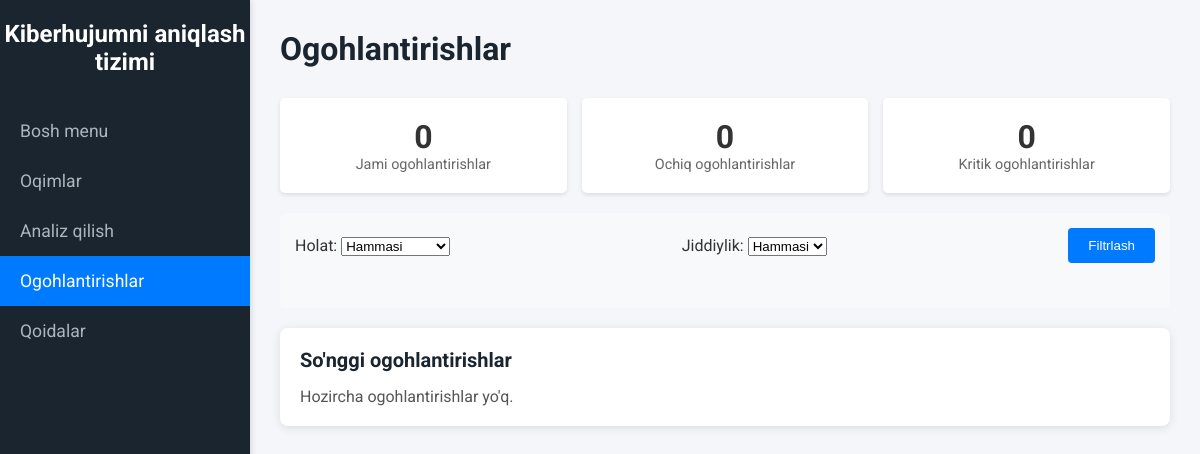
The app's page /alerts/, older data.
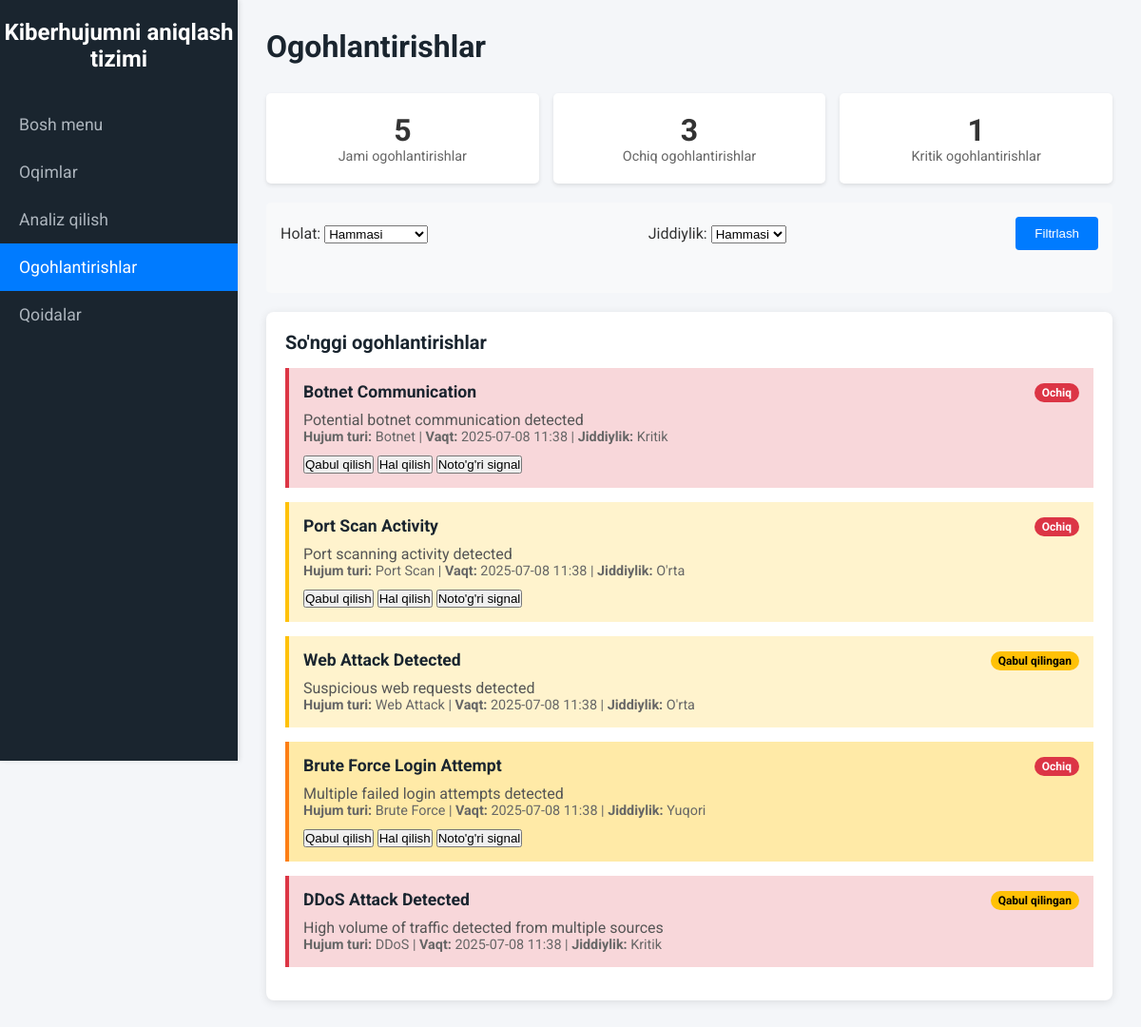
The same page, newer data.
### ids/models.py (models this page shows, shortened)
class Alert(models.Model):
    SEVERITY_CHOICES = [
        ('low', 'Kam'),
        ('medium', 'O\'rta'),
        ('high', 'Yuqori'),
        ('critical', 'Kritik'),
    ]
    STATUS_CHOICES = [
        ('open', 'Ochiq'),
        ('acknowledged', 'Qabul qilingan'),
        ('resolved', 'Hal qilingan'),
        ('false_positive', 'Noto\'g\'ri signal'),
    ]
    title = models.CharField(max_length=200, verbose_name="Sarlavha")
    description = models.TextField(verbose_name="Tavsif")
    severity = models.CharField(max_length=20, choices=SEVERITY_CHOICES, default='medium', verbose_name="Jiddiylik darajasi")
    status = models.CharField(max_length=20, choices=STATUS_CHOICES, default='open', verbose_name="Holat")
    network_flow = models.ForeignKey(NetworkFlow, on_delete=models.CASCADE, null=True, blank=True, verbose_name="Tarmoq oqimi")
    source_ip = models.GenericIPAddressField(null=True, blank=True, verbose_name="Manba IP")
    destination_ip = models.GenericIPAddressField(null=True, blank=True, verbose_name="Maqsad IP")
    attack_type = models.CharField(max_length=100, null=True, blank=True, verbose_name="Hujum turi")
    created_at = models.DateTimeField(auto_now_add=True, verbose_name="Yaratilgan vaqt")
    updated_at = models.DateTimeField(auto_now=True, verbose_name="Yangilangan vaqt")
    acknowledged_at = models.DateTimeField(null=True, blank=True, verbose_name="Qabul qilingan vaqt")
    resolved_at = models.DateTimeField(null=True, blank=True, verbose_name="Hal qilingan vaqt")
    class Meta:
        ordering = ['-created_at']
        verbose_name = "Ogohlantirish"
        verbose_name_plural = "Ogohlantirishlar"

### ids/views.py (the view)
# urls.py: path('alerts/', views.alerts, name='alerts'),
def alerts(request):
    status_filter = request.GET.get('status', '')
    severity_filter = request.GET.get('severity', '')
    alerts_qs = Alert.objects.all()
    if status_filter:
        alerts_qs = alerts_qs.filter(status=status_filter)
    if severity_filter:
        alerts_qs = alerts_qs.filter(severity=severity_filter)
    recent_alerts = alerts_qs.order_by('-created_at')[:50]
    total_alerts = alerts_qs.count()
    open_alerts = alerts_qs.filter(status='open').count()
    critical_alerts = alerts_qs.filter(severity='critical', status='open').count()
    severity_stats = alerts_qs.values('severity').annotate(count=Count('id'))
    context = {
        'alerts': recent_alerts,
        'total_alerts': total_alerts,
        'open_alerts': open_alerts,
        'critical_alerts': critical_alerts,
        'severity_stats': severity_stats,
        'status_filter': status_filter,
        'severity_filter': severity_filter,
    }
    return render(request, 'ids/alerts.html', context)

### ids/templates/ids/alerts.html (shortened to what this page needs)
<!DOCTYPE html>
<html lang="en">
<head>
    {% load static %}
    <link rel="stylesheet" href="{% static 'ids/css/styles.css' %}">
</head>
<body>
    <div class="sidebar">
        <h2>Kiberhujumni aniqlash tizimi</h2>
        <a href="{% url 'dashboard' %}">Bosh menu</a>
        <a href="{% url 'flows' %}">Oqimlar</a>
        <a href="{% url 'analysis' %}">Analiz qilish</a>
        <a href="{% url 'alerts' %}" class="active">Ogohlantirishlar</a>
        <a href="{% url 'rules' %}">Qoidalar</a>
    </div>
    <div class="main-content">
        <header>
            <h1>Ogohlantirishlar</h1>
        </header>
        <div class="stats-grid">
            <div class="stat-card">
                <div class="stat-number">{{ total_alerts }}</div>
                <div class="stat-label">Jami ogohlantirishlar</div>
            </div>
            <div class="stat-card">
                <div class="stat-number">{{ open_alerts }}</div>
                <div class="stat-label">Ochiq ogohlantirishlar</div>
            </div>
            <div class="stat-card">
                <div class="stat-number">{{ critical_alerts }}</div>
                <div class="stat-label">Kritik ogohlantirishlar</div>
            </div>
        </div>
        <div class="filters">
            <form method="get">
                <div style="display: grid; grid-template-columns: 1fr 1fr auto; gap: 15px; align-items: center;">
                    <div>
                        <label for="status">Holat:</label>
                        <select name="status" id="status">
                            <option value="">Hammasi</option>
                        </select>
                    </div>
                    <div>
                        <label for="severity">Jiddiylik:</label>
                        <select name="severity" id="severity">
                            <option value="">Hammasi</option>
                        </select>
                    </div>
                    <button type="submit">Filtrlash</button>
                </div>
            </form>
        </div>
        <div class="card">
            <h3>So'nggi ogohlantirishlar</h3>
            {% if alerts %}
                {% for alert in alerts %}
                    <div class="alert-card alert-{{ alert.severity }}">
                        <div style="display: flex; justify-content: between; align-items: start;">
                            <div style="flex: 1;">
                                <h4>{{ alert.title }}</h4>
                                <p>{{ alert.description }}</p>
                                <div style="font-size: 0.9em; color: #666;">
                                    <strong>Hujum turi:</strong> {{ alert.attack_type|default:"Noma'lum" }} |
                                    <strong>Vaqt:</strong> {{ alert.created_at|date:"Y-m-d H:i" }} |
                                    <strong>Jiddiylik:</strong> {{ alert.get_severity_display }}
                                </div>
                            </div>
                            <div style="margin-left: 15px;">
                                <span class="alert-status status-{{ alert.status }}">
                                    {{ alert.get_status_display }}
                                </span>
                            </div>
                        </div>
                        {% if alert.status == 'open' %}
                            <div style="margin-top: 10px;">
                                <button onclick="updateAlertStatus({{ alert.id }}, 'acknowledge')" class="btn btn-warning">
                                    Qabul qilish
                                </button>
                                <button onclick="updateAlertStatus({{ alert.id }}, 'resolve')" class="btn btn-success">
                                    Hal qilish
                                </button>
                                <button onclick="updateAlertStatus({{ alert.id }}, 'false_positive')" class="btn btn-secondary">
                                    Noto'g'ri signal
                                </button>
                            </div>
                        {% endif %}
                    </div>
                {% endfor %}
            {% else %}
                <p>Hozircha ogohlantirishlar yo'q.</p>
            {% endif %}
        </div>
    </div>
</body>
</html>

### ids/static/ids/css/styles.css (style rules this page uses)
* { margin: 0; padding: 0; box-sizing: border-box; }
body { font-family: 'Roboto', sans-serif; background-color: #f4f6f9; color: #333; }
.sidebar { position: fixed; top: 0; left: 0; width: 250px; height: 100vh; background-color: #1a252f; padding-top: 20px; box-shadow: 2px 0 5px rgba(0, 0, 0, 0.1); }
.sidebar h2 { color: #fff; text-align: center; font-size: 1.5rem; margin-bottom: 30px; }
.sidebar a { display: block; padding: 15px 20px; color: #adb5bd; text-decoration: none; font-size: 1.1rem; transition: background-color 0.3s, color 0.3s; }
.sidebar a:hover, .sidebar a.active { background-color: #007bff; color: #fff; }
.main-content { margin-left: 250px; padding: 30px; min-height: 100vh; }
header { margin-bottom: 30px; }
header h1 { font-size: 2rem; color: #1a252f; }
.card { background-color: #fff; border-radius: 8px; box-shadow: 0 2px 10px rgba(0, 0, 0, 0.1); padding: 20px; margin-bottom: 20px; }
.card h3 { font-size: 1.25rem; margin-bottom: 15px; color: #1a252f; }
.card h4 { font-size: 1.1rem; margin-bottom: 10px; color: #1a252f; }
.card p { font-size: 1rem; color: #555; }
form { margin-bottom: 30px; }
form button { padding: 10px 20px; background-color: #007bff; color: #fff; border: none; border-radius: 4px; cursor: pointer; transition: background-color 0.3s; }

### ids/templates/ids/alerts.html (style rules this page uses)
.alert-card { border-left: 4px solid; margin-bottom: 15px; padding: 15px; }
.alert-critical { border-color: #dc3545; background-color: #f8d7da; }
.alert-high { border-color: #fd7e14; background-color: #ffeaa7; }
.alert-medium { border-color: #ffc107; background-color: #fff3cd; }
.alert-status { display: inline-block; padding: 3px 8px; border-radius: 12px; font-size: 12px; font-weight: bold; }
.status-open { background-color: #dc3545; color: white; }
.status-acknowledged { background-color: #ffc107; color: black; }
.filters { background-color: #f8f9fa; padding: 15px; border-radius: 5px; margin-bottom: 20px; }
.stats-grid { display: grid; grid-template-columns: repeat(auto-fit, minmax(200px, 1fr)); gap: 15px; margin-bottom: 20px; }
.stat-card { background: white; padding: 20px; border-radius: 5px; box-shadow: 0 2px 4px rgba(0,0,0,0.1); text-align: center; }
.stat-number { font-size: 2em; font-weight: bold; color: #333; }
.stat-label { color: #666; font-size: 0.9em; }

Row changes from the older to the newer data that the page shows:
added Alert: title "Botnet Communication", description "Potential botnet communication detected", attack_type "Botnet", created_at "2025-07-08 11:38", severity "Kritik", status "Ochiq"
added Alert: title "Port Scan Activity", description "Port scanning activity detected", attack_type "Port Scan", created_at "2025-07-08 11:38", severity "O'rta", status "Ochiq"
added Alert: title "Web Attack Detected", description "Suspicious web requests detected", attack_type "Web Attack", created_at "2025-07-08 11:38", severity "O'rta", status "Qabul qilingan"
added Alert: title "Brute Force Login Attempt", description "Multiple failed login attempts detected", attack_type "Brute Force", created_at "2025-07-08 11:38", severity "Yuqori", status "Ochiq"
added Alert: title "DDoS Attack Detected", description "High volume of traffic detected from multiple sources", attack_type "DDoS", created_at "2025-07-08 11:38", severity "Kritik", status "Qabul qilingan"
Text that changed along with them:
{{ total_alerts }}: "0" → "5"
{{ open_alerts }}: "0" → "3"
{{ critical_alerts }}: "0" → "1"
text no longer shown: "Hozircha ogohlantirishlar yo'q."
